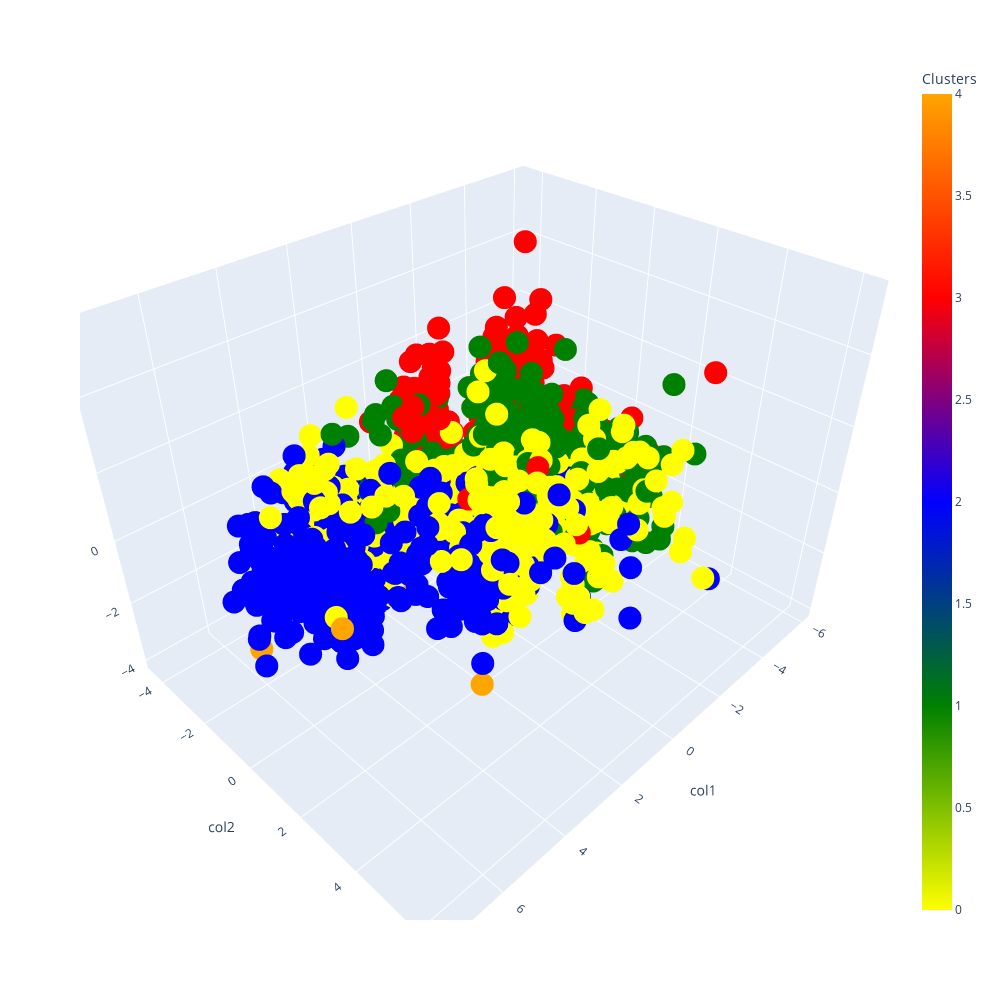

Notebook cell for this chart:
### Markdown cell above
Посмотрим на визуализацию кластеров:

### Code cell
px.scatter_3d(data_frame=PCA_ds, x='col1', y='col2', z='col3', width=1000, height=1000, color='Clusters', color_continuous_scale=['yellow', 'green', 'blue', 'red', 'orange'])

### Figure 1 — Plotly figure (JSON) as saved in the notebook; plotly's stock layout.template omitted (floating-point values rounded to 4 significant figures; data arrays with more than 128 entries replaced by an {"elided": "..."} marker saying what was removed)
{"data": [{"hovertemplate": "col1=%{x}<br>col2=%{y}<br>col3=%{z}<br>Clusters=%{marker.color}<extra></extra>", "legendgroup": "", "marker": {"color": {"elided": "2212 int values"}, "coloraxis": "coloraxis", "symbol": "circle"}, "mode": "markers", "name": "", "scene": "scene", "showlegend": false, "type": "scatter3d", "x": {"elided": "2212 float values"}, "y": {"elided": "2212 float values"}, "z": {"elided": "2212 float values"}}], "layout": {"coloraxis": {"colorbar": {"title": {"text": "Clusters"}}, "colorscale": [[0, "yellow"], [0.25, "green"], [0.5, "blue"], [0.75, "red"], [1, "orange"]]}, "height": 1000, "legend": {"tracegroupgap": 0}, "margin": {"t": 60}, "scene": {"domain": {"x": [0, 1], "y": [0, 1]}, "xaxis": {"title": {"text": "col1"}}, "yaxis": {"title": {"text": "col2"}}, "zaxis": {"title": {"text": "col3"}}}, "width": 1000}}
